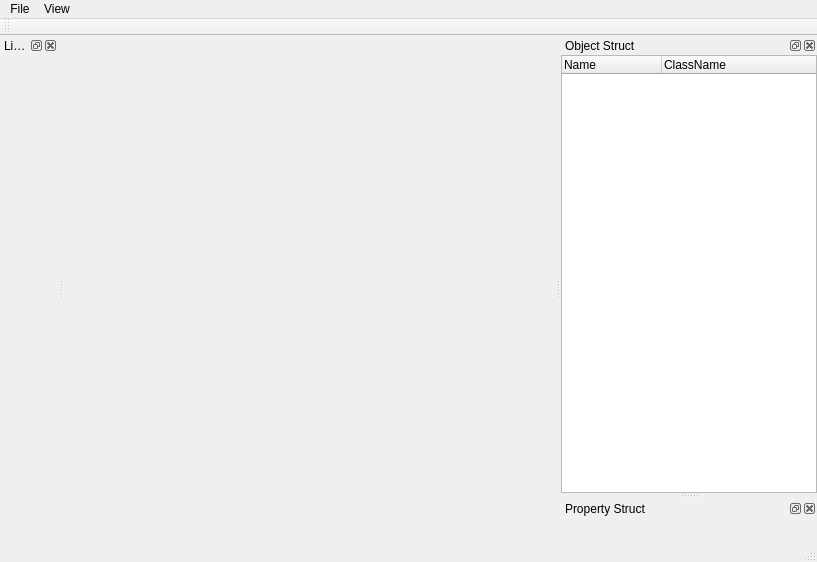
<?xml version="1.0" encoding="UTF-8"?>
<ui version="4.0">
 <class>MainWindowClass</class>
 <widget class="QMainWindow" name="MainWindowClass">
  <property name="geometry">
   <rect>
    <x>0</x>
    <y>0</y>
    <width>817</width>
    <height>562</height>
   </rect>
  </property>
  <property name="focusPolicy">
   <enum>Qt::NoFocus</enum>
  </property>
  <property name="windowTitle">
   <string>MainWindow</string>
  </property>
  <widget class="QWidget" name="centralWidget">
   <layout class="QVBoxLayout" name="centralWidgetVerticalLayout">
    <property name="leftMargin">
     <number>0</number>
    </property>
    <property name="topMargin">
     <number>0</number>
    </property>
    <property name="rightMargin">
     <number>0</number>
    </property>
    <property name="bottomMargin">
     <number>0</number>
    </property>
   </layout>
  </widget>
  <widget class="QMenuBar" name="menuBar">
   <property name="geometry">
    <rect>
     <x>0</x>
     <y>0</y>
     <width>817</width>
     <height>23</height>
    </rect>
   </property>
   <widget class="QMenu" name="flieMenu">
    <property name="title">
     <string>File</string>
    </property>
    <addaction name="action_new"/>
    <addaction name="action_open"/>
    <addaction name="action_save"/>
    <addaction name="action_close"/>
   </widget>
   <widget class="QMenu" name="viewMenu">
    <property name="title">
     <string>View</string>
    </property>
    <addaction name="actionPreview"/>
   </widget>
   <addaction name="flieMenu"/>
   <addaction name="viewMenu"/>
  </widget>
  <widget class="QDockWidget" name="dockWidget_library">
   <property name="windowTitle">
    <string>Library</string>
   </property>
   <attribute name="dockWidgetArea">
    <number>1</number>
   </attribute>
   <widget class="QWidget" name="dockWidgetContents">
    <layout class="QVBoxLayout" name="verticalLayout">
     <property name="leftMargin">
      <number>0</number>
     </property>
     <property name="topMargin">
      <number>0</number>
     </property>
     <property name="rightMargin">
      <number>0</number>
     </property>
     <property name="bottomMargin">
      <number>0</number>
     </property>
    </layout>
   </widget>
  </widget>
  <widget class="QDockWidget" name="dockWidget_itemList">
   <property name="windowTitle">
    <string>Object Struct</string>
   </property>
   <attribute name="dockWidgetArea">
    <number>2</number>
   </attribute>
   <widget class="QWidget" name="dockWidgetContents_itemList">
    <layout class="QVBoxLayout" name="verticalLayout_2">
     <property name="leftMargin">
      <number>0</number>
     </property>
     <property name="topMargin">
      <number>0</number>
     </property>
     <property name="rightMargin">
      <number>0</number>
     </property>
     <property name="bottomMargin">
      <number>0</number>
     </property>
     <item>
      <widget class="QTreeWidget" name="treeWidget_itemList">
       <column>
        <property name="text">
         <string>Name</string>
        </property>
       </column>
       <column>
        <property name="text">
         <string>ClassName</string>
        </property>
       </column>
      </widget>
     </item>
    </layout>
   </widget>
  </widget>
  <widget class="QDockWidget" name="dockWidget_propertyTree">
   <property name="windowTitle">
    <string>Property Struct</string>
   </property>
   <attribute name="dockWidgetArea">
    <number>2</number>
   </attribute>
   <widget class="QWidget" name="dockWidgetContents_propertyTree">
    <layout class="QVBoxLayout" name="verticalLayout_propertyTree">
     <property name="leftMargin">
      <number>0</number>
     </property>
     <property name="topMargin">
      <number>0</number>
     </property>
     <property name="rightMargin">
      <number>0</number>
     </property>
     <property name="bottomMargin">
      <number>0</number>
     </property>
    </layout>
   </widget>
  </widget>
  <widget class="QStatusBar" name="statusBar"/>
  <widget class="QToolBar" name="toolBar">
   <property name="windowTitle">
    <string>toolBar</string>
   </property>
   <attribute name="toolBarArea">
    <enum>TopToolBarArea</enum>
   </attribute>
   <attribute name="toolBarBreak">
    <bool>false</bool>
   </attribute>
  </widget>
  <action name="action_new">
   <property name="text">
    <string>New</string>
   </property>
   <property name="shortcut">
    <string>Ctrl+N</string>
   </property>
  </action>
  <action name="action_open">
   <property name="text">
    <string>Open</string>
   </property>
   <property name="shortcut">
    <string>Ctrl+O</string>
   </property>
  </action>
  <action name="action_close">
   <property name="text">
    <string>Close</string>
   </property>
   <property name="shortcut">
    <string>Ctrl+C</string>
   </property>
  </action>
  <action name="action_save">
   <property name="text">
    <string>Save</string>
   </property>
   <property name="shortcut">
    <string>Ctrl+S</string>
   </property>
  </action>
  <action name="actionPreview">
   <property name="text">
    <string>Preview</string>
   </property>
  </action>
 </widget>
 <resources>
  <include location="mainwindow.qrc"/>
 </resources>
 <connections/>
</ui>
